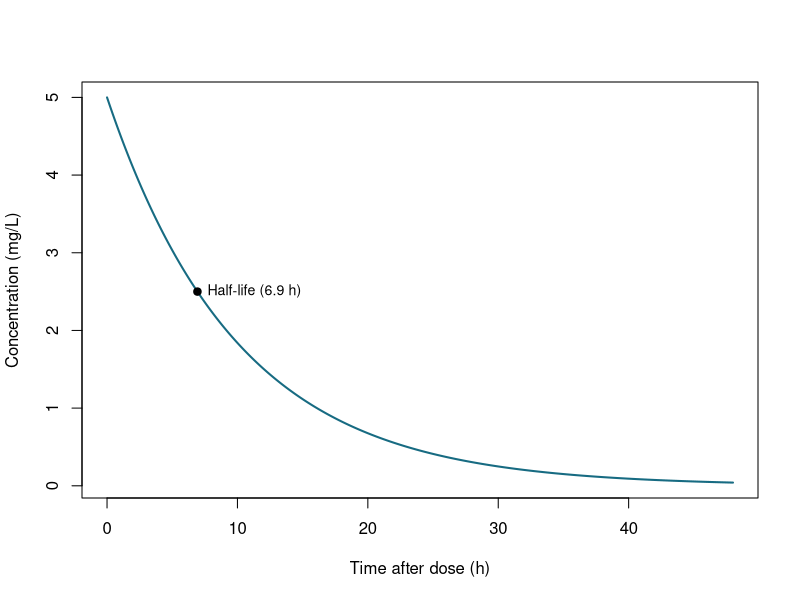
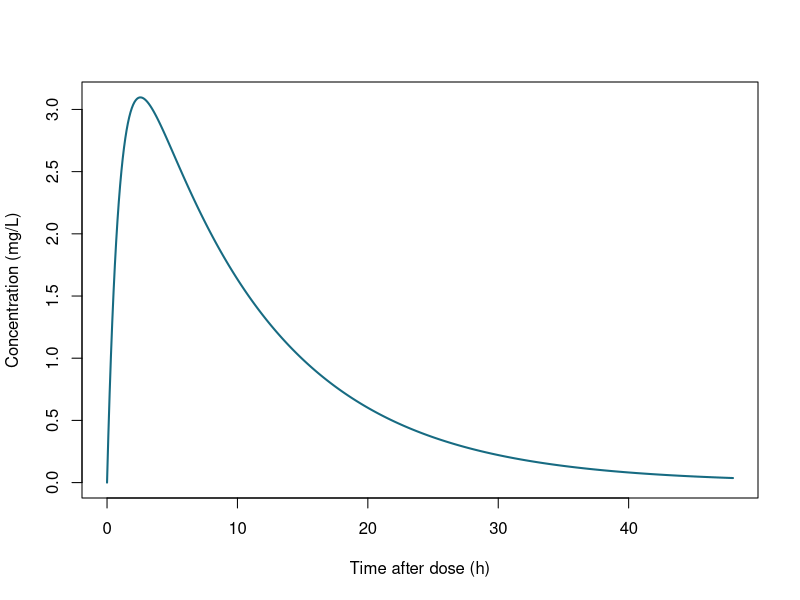
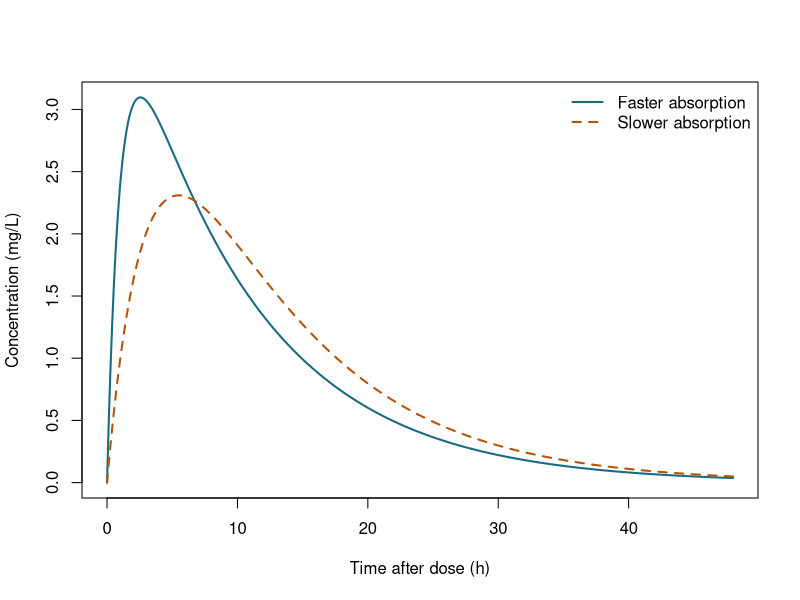
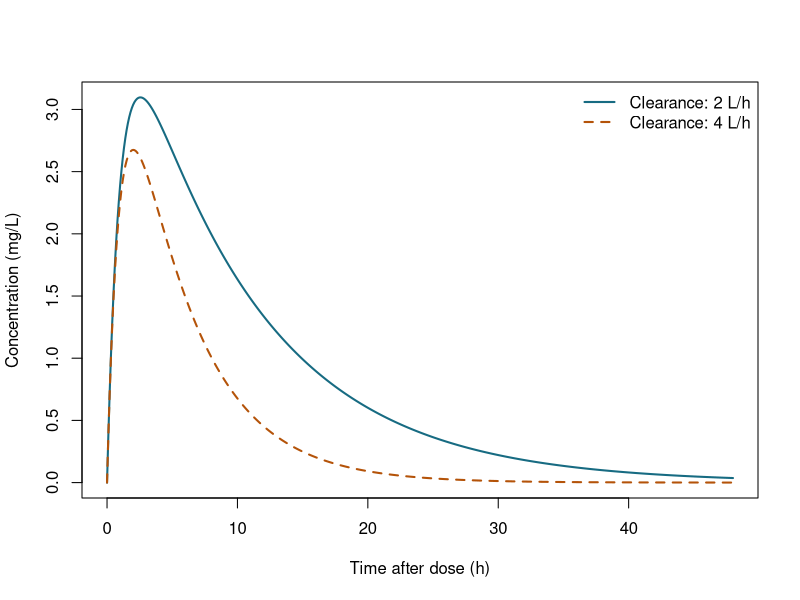
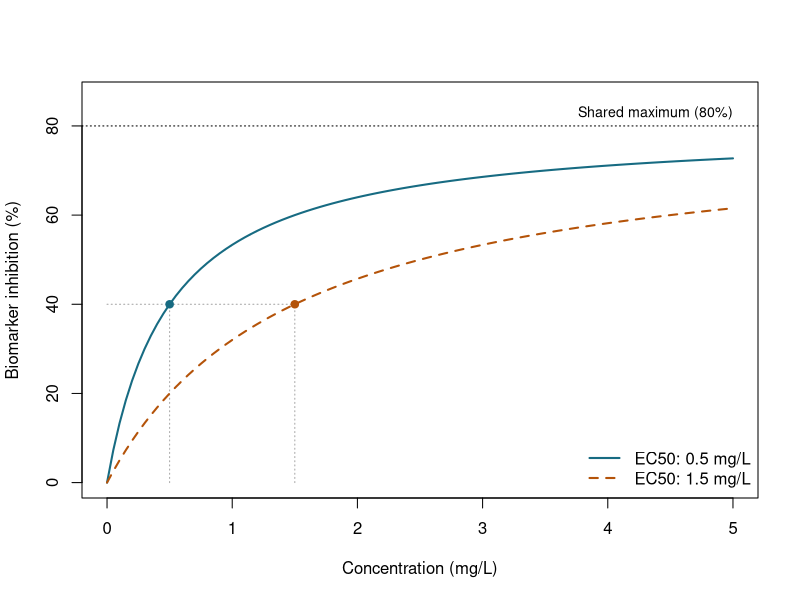
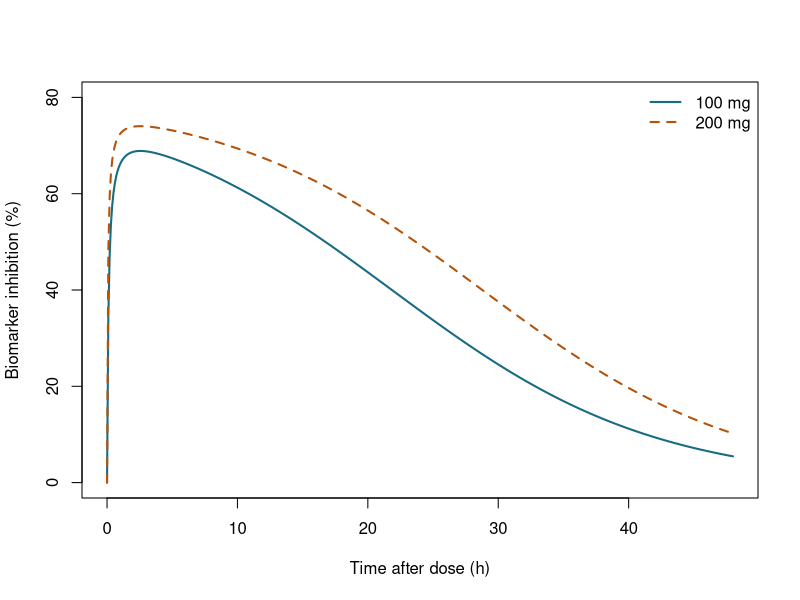
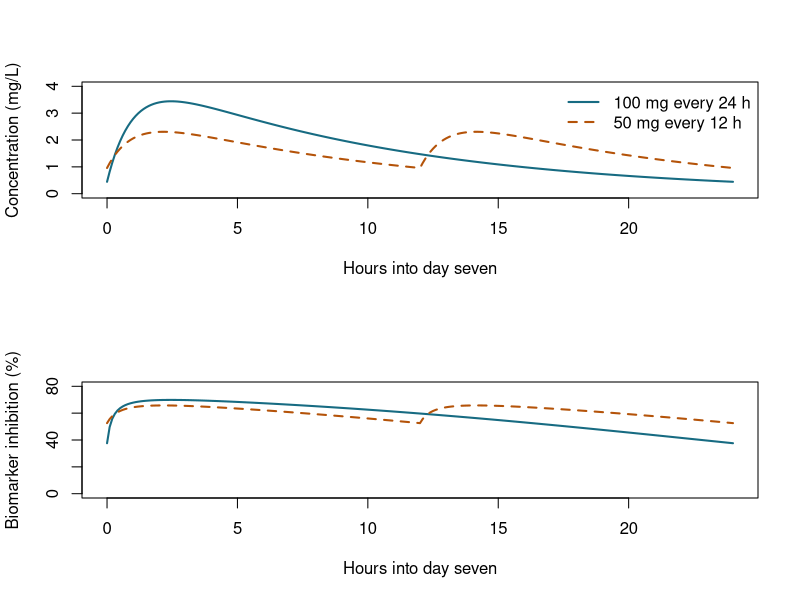

The R source for these figures, in order:
## ---- chunk 1
dose <- 100          # mg
volume <- 20         # L
clearance <- 2       # L/h
k <- clearance / volume

time <- seq(0, 48, by = 0.1)  # hours after dosing
concentration_iv <- dose / volume * exp(-k * time)
half_life <- log(2) / k

half_life
## ---- chunk 2
#| label: fig-iv-pk
#| fig-cap: "After a 100 mg IV bolus, concentration starts at 5 mg/L and declines exponentially. The labeled point marks one elimination half-life."
#| fig-alt: "Concentration declines from 5 mg/L to a labeled half-life point at 6.9 hours and 2.5 mg/L, then approaches zero over 48 hours."
#| fig-width: 7
#| fig-height: 4.5
par(bg = "white")
plot(time, concentration_iv, type = "l", lwd = 2, col = "#176b82",
     xlab = "Time after dose (h)", ylab = "Concentration (mg/L)")
half_concentration <- dose / volume / 2
points(half_life, half_concentration, pch = 19)
text(half_life, half_concentration, sprintf("Half-life (%.1f h)", half_life),
     pos = 4, cex = 0.85)
## ---- chunk 3
bioavailability <- 0.8
ka <- 1              # 1/h

concentration <- bioavailability * dose * ka / (volume * (ka - k)) *
  (exp(-k * time) - exp(-ka * time))
## ---- chunk 4
#| label: fig-oral-pk
#| fig-cap: "Compound X rises to a peak after oral dosing, then declines as elimination continues."
#| fig-alt: "Plasma concentration starts at zero, peaks near 3.1 mg/L at about 2.6 hours, then declines toward zero over 48 hours."
#| fig-width: 7
#| fig-height: 4.5
par(bg = "white")
plot(time, concentration, type = "l", lwd = 2, col = "#176b82",
     xlab = "Time after dose (h)", ylab = "Concentration (mg/L)")
## ---- chunk 5
cmax <- max(concentration)
tmax <- time[which.max(concentration)]
auc <- bioavailability * dose / clearance
half_life <- log(2) * volume / clearance

data.frame(
  Cmax_mg_L = cmax,
  Tmax_h = tmax,
  AUC_0_infinity_mg_h_L = auc,
  Elimination_half_life_h = half_life
)
## ---- chunk 6
ka_slow <- 0.3
concentration_slow <- bioavailability * dose * ka_slow /
  (volume * (ka_slow - k)) *
  (exp(-k * time) - exp(-ka_slow * time))
## ---- chunk 7
#| label: fig-absorption
#| fig-cap: "Slower absorption lowers and delays the peak. Both curves have the same AUC from zero to infinity because dose, bioavailability, and clearance are unchanged."
#| fig-alt: "The faster-absorption curve peaks earlier and higher; the slower-absorption curve has a later, lower peak and higher concentrations later on."
#| fig-width: 7
#| fig-height: 4.5
par(bg = "white")
plot(time, concentration, type = "l", lwd = 2, col = "#176b82",
     xlab = "Time after dose (h)", ylab = "Concentration (mg/L)")
lines(time, concentration_slow, lwd = 2, lty = 2, col = "#b45309")
legend("topright", c("Faster absorption", "Slower absorption"),
       col = c("#176b82", "#b45309"), lty = c(1, 2), lwd = 2, bty = "n")
## ---- chunk 8
clearance_high <- 4
k_high <- clearance_high / volume

concentration_high_clearance <- bioavailability * dose * ka /
  (volume * (ka - k_high)) *
  (exp(-k_high * time) - exp(-ka * time))

data.frame(
  Clearance_L_h = c(clearance, clearance_high),
  AUC_0_infinity_mg_h_L = bioavailability * dose /
    c(clearance, clearance_high)
)
## ---- chunk 9
#| label: fig-clearance
#| fig-cap: "At the same dose, higher clearance reduces exposure: doubling clearance halves total AUC in this linear model."
#| fig-alt: "Concentration is lower and declines faster with clearance of 4 L/h than with clearance of 2 L/h."
#| fig-width: 7
#| fig-height: 4.5
par(bg = "white")
plot(time, concentration, type = "l", lwd = 2, col = "#176b82",
     xlab = "Time after dose (h)", ylab = "Concentration (mg/L)")
lines(time, concentration_high_clearance, lwd = 2, lty = 2, col = "#b45309")
legend("topright", c("Clearance: 2 L/h", "Clearance: 4 L/h"),
       col = c("#176b82", "#b45309"), lty = c(1, 2), lwd = 2, bty = "n")
## ---- chunk 10
imax <- 80            # maximum biomarker inhibition (%)
ec50 <- 0.5           # mg/L

concentration_range <- seq(0, 5, by = 0.05)
inhibition <- imax * concentration_range / (ec50 + concentration_range)

# A less sensitive system needs a higher concentration for the same effect.
ec50_less_sensitive <- 1.5
inhibition_less_sensitive <- imax * concentration_range /
  (ec50_less_sensitive + concentration_range)
## ---- chunk 11
#| label: fig-emax
#| fig-cap: "Both curves approach the same 80% maximum. The marked EC50 points show that 40% inhibition occurs at 0.5 mg/L for the more sensitive curve and 1.5 mg/L for the less sensitive curve."
#| fig-alt: "Two rising curves share a dotted ceiling labeled 80%. At 40% inhibition, guides connect the marked points to concentrations of 0.5 mg/L on the solid curve and 1.5 mg/L on the dashed curve."
#| fig-width: 7
#| fig-height: 4.5
par(bg = "white")
ec50_values <- c(ec50, ec50_less_sensitive)
curve_colors <- c("#176b82", "#b45309")
half_max <- imax / 2

plot(concentration_range, inhibition, type = "n",
     ylim = c(0, 1.08 * imax), xlab = "Concentration (mg/L)",
     ylab = "Biomarker inhibition (%)")
segments(0, half_max, max(ec50_values), half_max, col = "grey65", lty = 3)
segments(ec50_values, 0, ec50_values, half_max, col = "grey65", lty = 3)
lines(concentration_range, inhibition, lwd = 2, col = curve_colors[1])
lines(concentration_range, inhibition_less_sensitive,
      lwd = 2, lty = 2, col = curve_colors[2])
points(ec50_values, rep(half_max, length(ec50_values)), pch = 19, col = curve_colors)
abline(h = imax, lty = 3)
text(max(concentration_range), 1.04 * imax, sprintf("Shared maximum (%g%%)", imax),
     adj = c(1, 0.5), cex = 0.85)
legend("bottomright", sprintf("EC50: %g mg/L", ec50_values),
       col = curve_colors, lty = c(1, 2), lwd = 2, bty = "n")
## ---- chunk 12
concentration_double_dose <- 2 * concentration

inhibition_time <- imax * concentration / (ec50 + concentration)
inhibition_double_dose <- imax * concentration_double_dose /
  (ec50 + concentration_double_dose)

data.frame(
  Dose_mg = c(dose, 2 * dose),
  Peak_inhibition_percent = round(c(max(inhibition_time),
                                    max(inhibition_double_dose)), 1)
)
## ---- chunk 13
#| label: fig-dose-effect
#| fig-cap: "Doubling the dose increases inhibition, but the effect remains limited by the 80% maximum."
#| fig-alt: "The 200 mg dose produces greater inhibition than 100 mg throughout the profile, but peak inhibition rises only modestly because both peaks approach the maximum effect."
#| fig-width: 7
#| fig-height: 4.5
par(bg = "white")
plot(time, inhibition_time, type = "l", lwd = 2, col = "#176b82",
     ylim = c(0, 80), xlab = "Time after dose (h)",
     ylab = "Biomarker inhibition (%)")
lines(time, inhibition_double_dose, lwd = 2, lty = 2, col = "#b45309")
legend("topright", c("100 mg", "200 mg"),
       col = c("#176b82", "#b45309"), lty = c(1, 2), lwd = 2, bty = "n")
## ---- chunk 14
time_repeated <- seq(0, 168, by = 0.1)  # seven days
concentration_daily <- rep(0, length(time_repeated))
concentration_twice_daily <- rep(0, length(time_repeated))

for (dose_time in seq(0, 144, by = 24)) {
  after_dose <- time_repeated >= dose_time
  hours_since_dose <- time_repeated[after_dose] - dose_time

  concentration_daily[after_dose] <- concentration_daily[after_dose] +
    bioavailability * 100 * ka / (volume * (ka - k)) *
    (exp(-k * hours_since_dose) - exp(-ka * hours_since_dose))
}

for (dose_time in seq(0, 156, by = 12)) {
  after_dose <- time_repeated >= dose_time
  hours_since_dose <- time_repeated[after_dose] - dose_time

  concentration_twice_daily[after_dose] <- concentration_twice_daily[after_dose] +
    bioavailability * 50 * ka / (volume * (ka - k)) *
    (exp(-k * hours_since_dose) - exp(-ka * hours_since_dose))
}
## ---- chunk 15
inhibition_daily <- imax * concentration_daily / (ec50 + concentration_daily)
inhibition_twice_daily <- imax * concentration_twice_daily /
  (ec50 + concentration_twice_daily)

# Show the final day, when these example profiles are very close to steady state.
last_day <- time_repeated >= 144
hours_in_day <- time_repeated[last_day] - 144
## ---- chunk 16
#| label: fig-schedules
#| fig-cap: "On day seven, both schedules are very close to steady state. Dividing the daily dose reduces fluctuations in concentration and immediate biomarker inhibition in this example."
#| fig-alt: "Two panels show the final 24 hours. Once-daily dosing has one higher concentration peak and a lower trough; twice-daily dosing has two smaller peaks and maintains more consistent inhibition."
#| fig-width: 7
#| fig-height: 7
par(bg = "white", mfrow = c(2, 1))
plot(hours_in_day, concentration_daily[last_day], type = "l",
     lwd = 2, col = "#176b82", ylim = c(0, 4),
     xlab = "Hours into day seven", ylab = "Concentration (mg/L)")
lines(hours_in_day, concentration_twice_daily[last_day],
      lwd = 2, lty = 2, col = "#b45309")
legend("topright", c("100 mg every 24 h", "50 mg every 12 h"),
       col = c("#176b82", "#b45309"), lty = c(1, 2), lwd = 2, bty = "n")

plot(hours_in_day, inhibition_daily[last_day], type = "l",
     lwd = 2, col = "#176b82", ylim = c(0, 80),
     xlab = "Hours into day seven", ylab = "Biomarker inhibition (%)")
lines(hours_in_day, inhibition_twice_daily[last_day],
      lwd = 2, lty = 2, col = "#b45309")
par(mfrow = c(1, 1))
